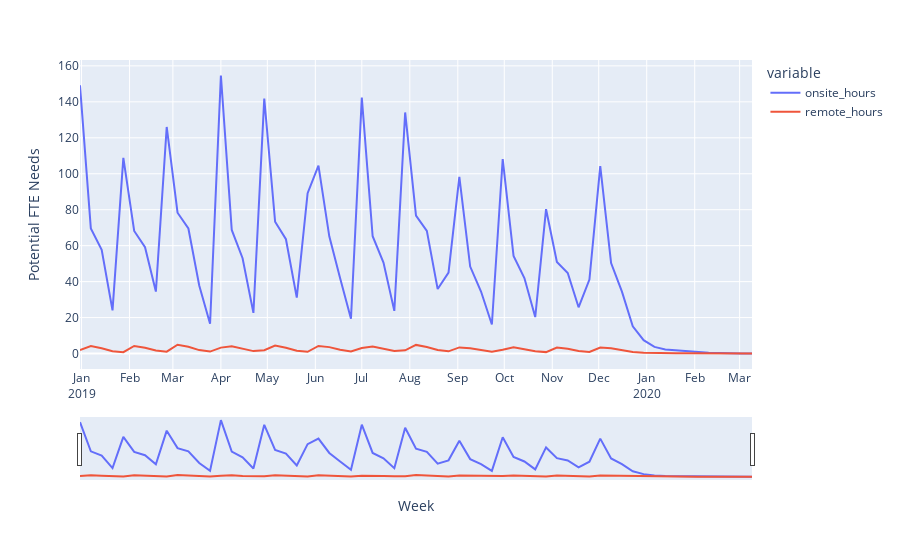
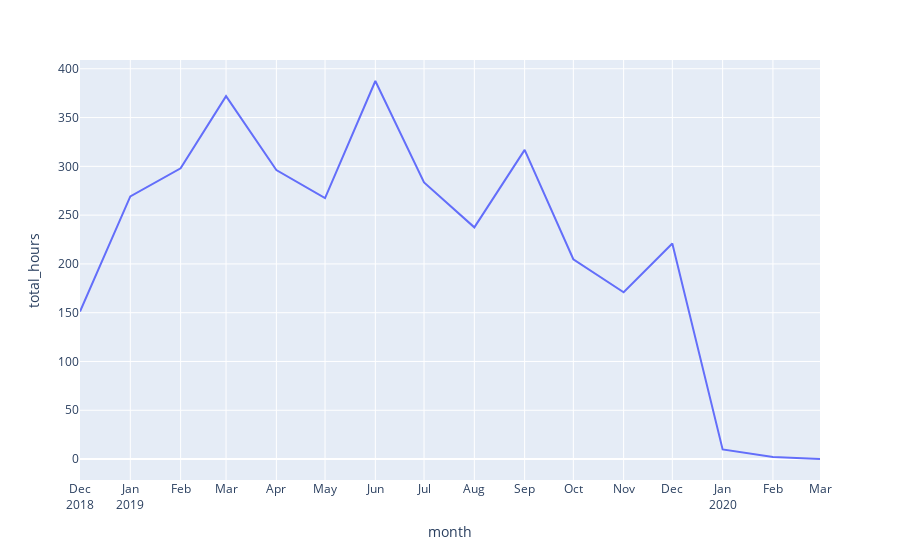

Source (notebook cell) for these figures, in order:
### Code cell
fig0 = px.line(df_group_week / 40, 
               x = df_group_week.index, 
               y = df_group_week.columns[0:2])

fig0.update_xaxes(
    dtick="M1",
    tickformat="%b\n%Y",
    rangeslider_visible=True
)

fig0.update_layout(
    xaxis_title = 'Week',
    yaxis_title = 'Potential FTE Needs'
)

fig0.show();


fig1 = px.line(df_group_month / 40, 
              x = df_group_month.index, 
              y = 'total_hours')

fig1.update_xaxes(
    dtick="M1",
    tickformat="%b\n%Y")

fig1.show();
